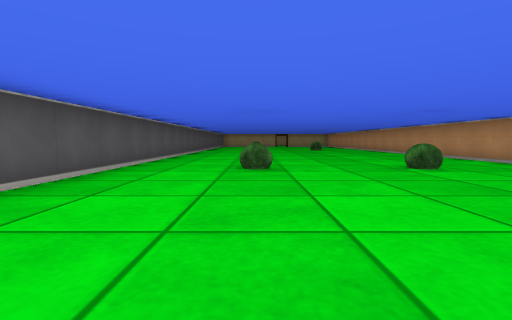
view 1 (above)

21 first-person views from a walk through a cub3D ray-caster map. The camera is about half as high as the walls, tilts 4° down and sees 85° across. The floor is counted in squares. Each view is taken from the middle of a square. On the plan, view 1 faces up. The plan holds only what a view shows up to about 9 squares ahead; the rest is blank.

view 2
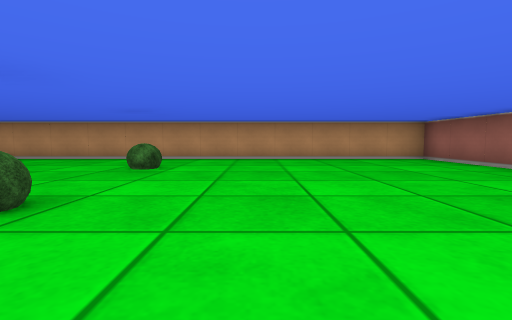

view 3
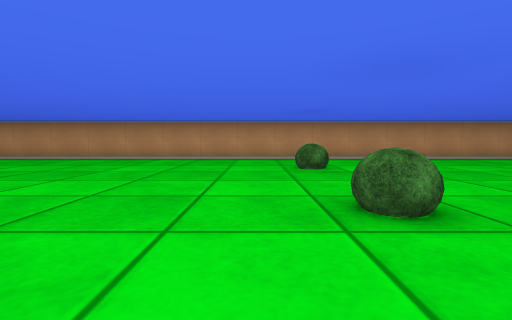

view 4
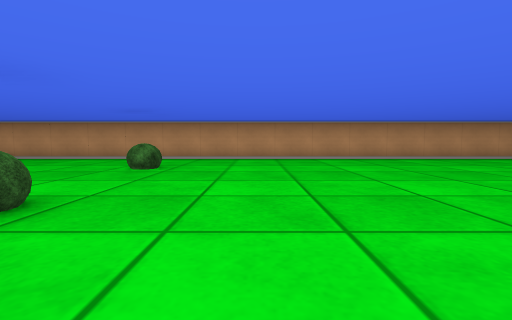

view 5
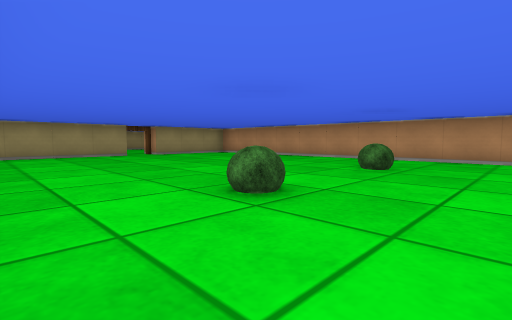

view 6
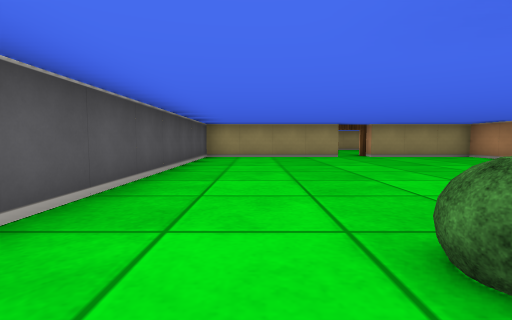

view 7
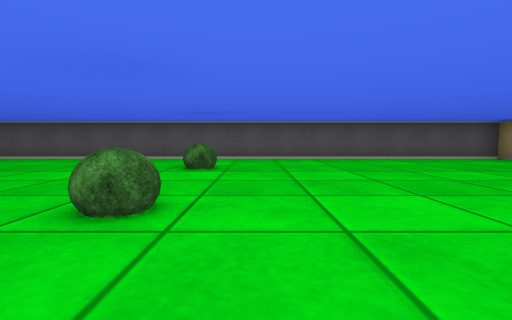

view 8
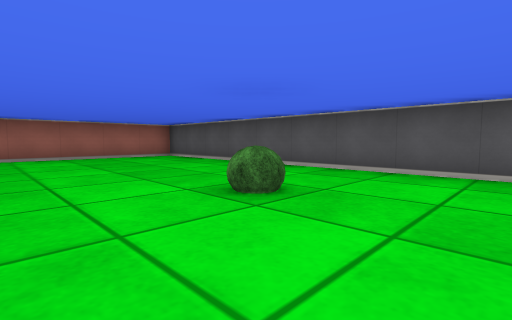

view 9
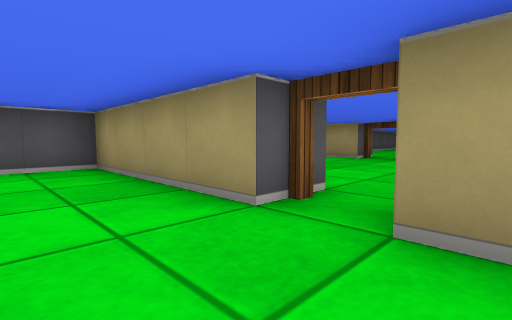

view 10
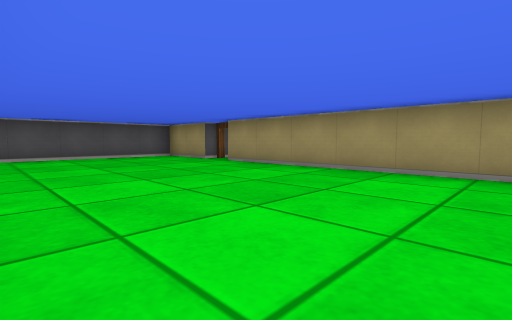

view 11
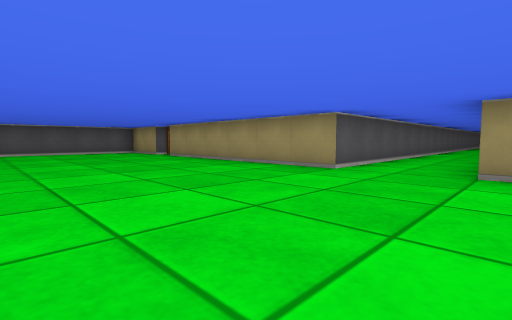

view 12
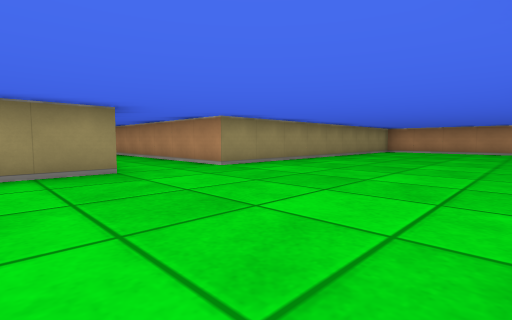

view 13
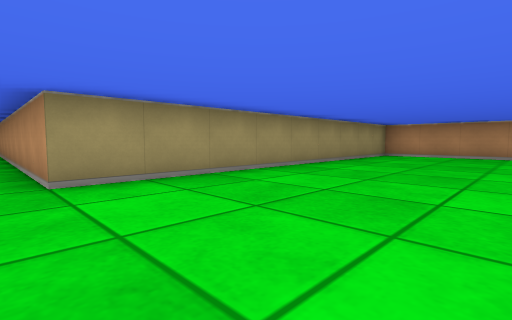

view 14
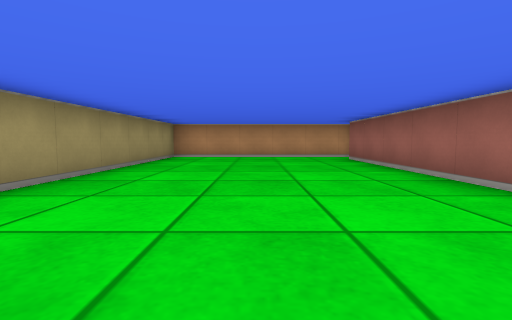

view 15
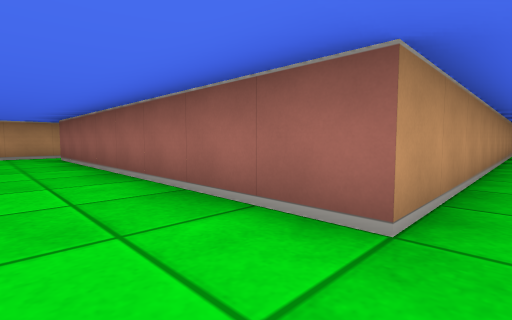

view 16
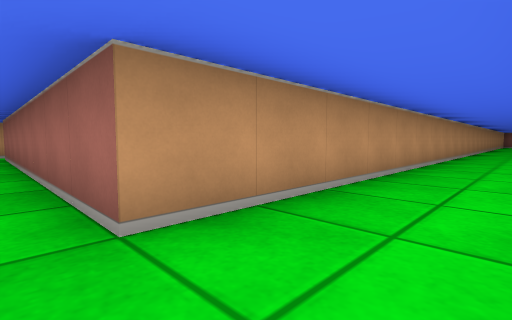

view 17
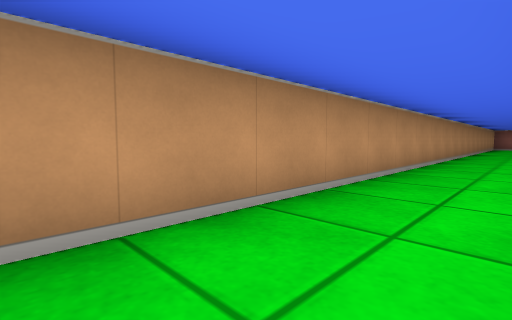

view 18
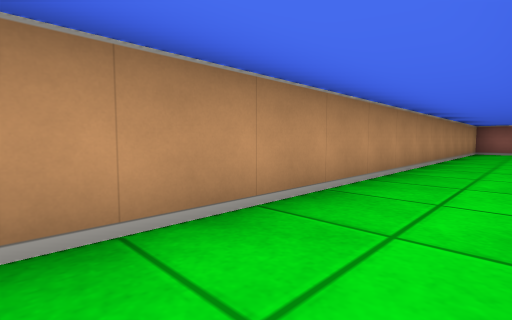

view 19
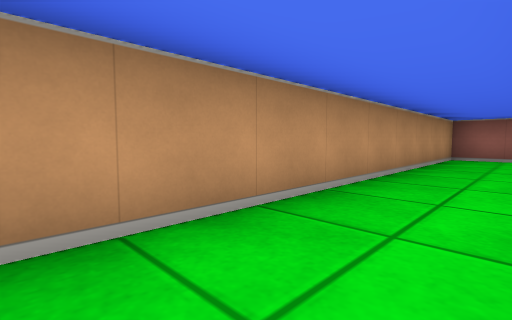

view 20
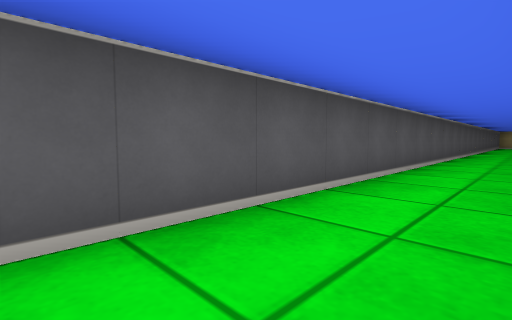

view 21
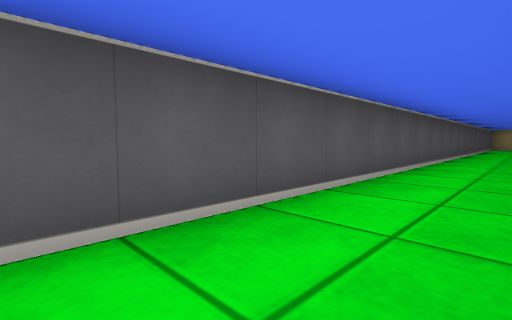

### Floor plan
Ten units are one square. View 1 is at (0, 0); x grows to the right and y downward. Boxes are objects, and circles mark ways between rooms. Rooms are numbered by the first view taken in them; rooms with no view inside come last. Other rooms are left out.
<svg viewBox="-30 -457 210 477">
<path fill="none" stroke="#000" d="M15 -215 -25 -215 -25 15 55 15 55 -215 25 -215M-5 -275 -25 -275 -25 -232M175 -221 175 -275 85 -275 85 -355M65 -452 65 -275 5 -275M72 15 85 15 85 -225 165 -225"/>
<rect x="-5" y="-55" width="10" height="10" fill="#bbb"><title>bush</title></rect>
<rect x="-5" y="-145" width="10" height="10" fill="#bbb"><title>bush</title></rect>
<rect x="25" y="-55" width="10" height="10" fill="#bbb"><title>bush</title></rect>
<rect x="25" y="-145" width="10" height="10" fill="#bbb"><title>bush</title></rect>
<circle cx="20" cy="-220" r="3" fill="#2a7"/>
<text x="10" y="-100">1</text>
<text x="70" y="-250">2</text>
</svg>
Room 1 opens to room 2.

Where each view was taken, in squares from view 1:
view 1: 0 up, 0 right, facing up
view 2: 3 up, 2 left, facing right
view 3: 6 up, 2 left, facing right
view 4: 12 up, 2 left, facing right
view 5: 12 up, 2 left, facing up-right
view 6: 13 up, 1 left, facing up
view 7: 15 up, 5 right, facing left
view 8: 7 up, 2 right, facing down-left
view 9: 20 up, 3 right, facing up-left
view 10: 23 up, 6 right, facing up-left
view 11: 23 up, 9 right, facing up-left
view 12: 23 up, 5 right, facing up-right
view 13: 24 up, 8 right, facing up-right
view 14: 25 up, 9 right, facing right
view 15: 24 up, 8 right, facing down-right
view 16: 23 up, 7 right, facing down-right
view 17: 17 up, 7 right, facing down-right
view 18: 11 up, 7 right, facing down-right
view 19: 7 up, 7 right, facing down-right
view 20: 30 up, 8 right, facing up-left
view 21: 34 up, 8 right, facing up-left
